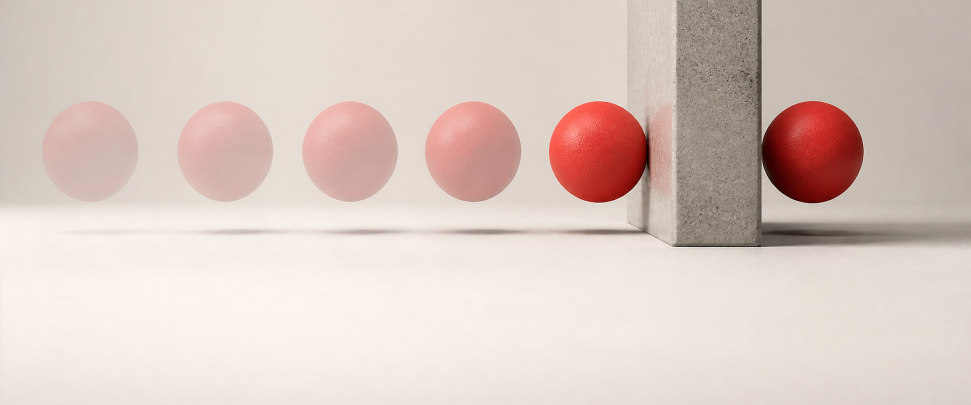
#> input picture figs/assets/ball_wall_physics_v1.png, 1942 x 809 px (shown at 1/2 size)
$ python -i make_fig_generation.py   (imports and definitions only)
#> lines starting #> are read from the running program, lines starting #| are printed output that depends on the picture
#!/usr/bin/env python3
"""Build the two generation figures for the technical report.

Both figures are made only of REAL frames decoded from the real artifacts, and
both are built from ONE shared block template so they read as a family:

    case heading + hairline rule
      simulated depth control  row of frames
      generated video          row of frames
      timestamps

  fig_generation_pipeline  -- one case (the bouncing ball).
  fig_generation_cases     -- two cases stacked (bouncing ball, ball thrown
                              across a field), each with its own timestamps.

Which frames are shown is COMPUTED, not chosen by hand: the ball is tracked in
every frame of each control render, the turning points of its vertical path are
detected, and the columns are the launch frame plus those turning points plus
fills placed where the ball moved the most. That guarantees every column is
motion-bearing (a real apex / contact / rebound) rather than a run of frames in
which the object sits still.

Everything printed to stdout is measured from the files: frame counts, frame
rate, duration, the resolved font files, the per-frame ball track, the chosen
frames with the ball's height above the floor, the ball-vs-background contrast
at each chosen frame, and a check that each generated clip really is the one
produced from its control render.

Run:  python3 /Users/wenzhuox/diffphy_psc/techreport/figs/make_fig_generation.py

Idempotent: re-running overwrites the same four output files.
"""
from __future__ import annotations

import glob
import sys
from dataclasses import dataclass
from pathlib import Path

import cv2
import numpy as np

# --------------------------------------------------------------------------- #
# paths (absolute; sources are read-only)
# --------------------------------------------------------------------------- #
OUT_DIR = Path("/Users/wenzhuox/diffphy_psc/techreport/figs")
VACE = Path("/Users/wenzhuox/diffphy_vace/artifacts/runs/exp029")
CONTROLS = VACE / "controls"
GENERATED = VACE / "inspect/outputs"

# --------------------------------------------------------------------------- #
# report visual system -- this palette and nothing else
# --------------------------------------------------------------------------- #
# The report's palette. These two figures are frames plus type, so the only
# colours they draw are the accent, the text ink and the hairline grey; the two
# report fill greys (#E5E5E5, #F5F5F5) are for charts and are deliberately unused
# here, and nothing outside this list is drawn.
ADOBE_RED = "#FA0F00"   # single accent: the marker on the output row only
INK = "#1A1A1A"         # case headings
GRAY = "#6E6E6E"        # labels, timestamps, every rule and keyline

HAIRLINE = 0.6          # pt, every rule and keyline in both figures

FONT_DIRS = [
    "/Users/wenzhuox/Library/Caches/Tectonic/bundles/data/*",  # the report's own OTFs
    str(Path.home() / "Library/Fonts"),
    "/Library/Fonts",
    "/Library/Application Support/Adobe/*/*/Fonts",
]
FONT_PATTERNS = ("SourceSansPro-*.otf", "SourceSerifPro-*.otf", "SourceCodePro-*.otf")

SANS_FAMILIES = ["Source Sans 3", "Source Sans Pro"]
SERIF_FAMILIES = ["Source Serif 4", "Source Serif Pro"]
MONO_FAMILIES = ["Source Code Pro"]


# [71 lines left out: functions apply_style, semibold, not called in this run]


# --------------------------------------------------------------------------- #
# video reading / measurement
# --------------------------------------------------------------------------- #
@dataclass
class ClipInfo:
    path: Path
    n_frames: int
    fps: float
    duration_s: float
    width: int
    height: int


# [35 lines left out: functions probe, read_all, _largest_blob, not called in this run]


def silhouette_ball_track(frames: list[np.ndarray]) -> np.ndarray:
    """Track the ball in a silhouette render (white object on black).

    This is the authoritative track. The silhouette render is the same
    simulation as the depth render, so it gives the ball's exact footprint with
    no ambiguity about what is object and what is background.
    Returns (N,4): centre x, centre y, pixel area, bottom-most row. Frames where
    the ball is not present (it has left the frame) are -1.
    """
    out = np.full((len(frames), 4), -1.0)
    for i, f in enumerate(frames):
        blob = _largest_blob(cv2.cvtColor(f, cv2.COLOR_BGR2GRAY) > 127)
        if blob:
            out[i] = blob
    return out


# [108 lines left out: functions depth_ball_track, colored_ball_track, ball_contrast, turning_points, choose_columns, not called in this run]


# --------------------------------------------------------------------------- #
# ONE shared block template -- both figures are built from this
# --------------------------------------------------------------------------- #
FIG_W = 6.5          # inches, the report text width
PAD_IN = 0.06        # outer margin, identical on all four sides of both figures
CONTENT_W = FIG_W - 2 * PAD_IN
N_COLS = 5           # frames per row, identical in both figures
GUTTER = 0.92        # left label gutter
COL_GAP = 0.075      # between frame columns
ROW_GAP = 0.06       # between the control row and the generated row
BLOCK_GAP = 0.17     # between stacked cases
HEAD_H = 0.235       # heading band: title baseline + hairline rule
HEAD_BASE = 0.105    # title baseline inside the heading band
HEAD_RULE = 0.160    # hairline rule inside the heading band
TS_GAP = 0.085       # frames -> timestamps
TS_H = 0.105         # timestamp line; sized so the ink below the last timestamp
                     # clears the content edge by the same amount as the ink
                     # above the first heading, i.e. the figure looks equally
                     # padded top and bottom (verified from the rendered PNG)
ROW_RULE_LEN = 0.30  # short row-marker rule in the gutter
TICK_LEN = 0.05      # height tick, flush to the left edge of a control frame

HEAD_FS = 8.8
LABEL_FS = 8.0
TS_FS = 8.0

ROW_LABELS = ("Simulated\ndepth control", "Generated\nvideo")
ROW_RULE_COLORS = (GRAY, ADOBE_RED)   # the accent marks the output row


class Layout:
    """Place things in inches from the content box's top-left corner.

    The content box is inset by PAD_IN from every figure edge, and the figures
    are saved without a tight bounding box, so the outer margin is exactly
    PAD_IN on all four sides of both figures rather than whatever a tight-bbox
    pass happens to leave.
    """

    def __init__(self, fig, w_in: float, h_in: float):
        self.fig, self.w, self.h = fig, w_in, h_in

    def _fx(self, x_in: float) -> float:
        return (PAD_IN + x_in) / self.w

    def _fy(self, y_in: float) -> float:
        return 1 - (PAD_IN + y_in) / self.h

    def rect(self, x_in, y_in, w_in, h_in):
        return [self._fx(x_in), self._fy(y_in + h_in), w_in / self.w, h_in / self.h]

    def text(self, x_in, y_in, s, **kw):
        return self.fig.text(self._fx(x_in), self._fy(y_in), s, **kw)

    # [6 lines left out: function hrule, not called in this run]


def col_w() -> float:
    return (CONTENT_W - GUTTER - COL_GAP * (N_COLS - 1)) / N_COLS


def col_x(c: int) -> float:
    return GUTTER + c * (col_w() + COL_GAP)


def block_h(ch: float) -> float:
    return HEAD_H + 2 * ch + ROW_GAP + TS_GAP + TS_H


# [233 lines left out: functions show_frame, draw_block, build_figure, save, main, not called in this run]


# [2 lines not run here, left out]

>>> import cv2
>>> picture = cv2.imread('assets/ball_wall_physics_v1.png', cv2.IMREAD_GRAYSCALE)
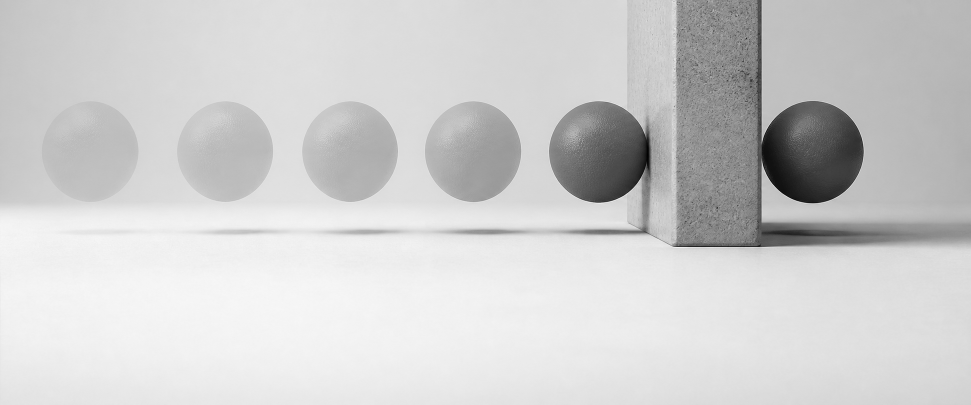
#> picture: shape (809, 1942) (shown at 1/2 size); min 0, max 252, mean 206.4
>>> result = silhouette_ball_track(picture)
#> in silhouette_ball_track, `out = np.full((len(frames), 4), -1.0)`: out = 809 rows, first 6: [-1, -1, -1, -1], [-1, -1, -1, -1], [-1, -1, -1, -1], [-1, -1, -1, -1], [-1, -1, -1, -1], [-1, -1, -1, -1]
#> the loop in silhouette_ball_track, `for i, f in enumerate(frames):` made 1 pass
#> (the run stopped early here; a loop or call above may not have finished)
